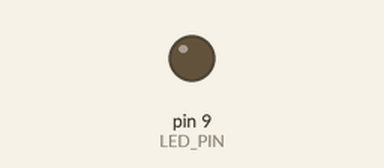
Simulated run of this sketch. Board: Arduino Uno, built with avr-gcc and run on an emulated ATmega328P. Parts: output pins drawn as LEDs (lit = HIGH).

Above: at 0.05 s.
At 1.7 s:
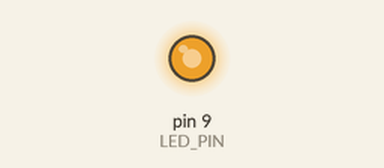
Timing chart, 0 to 7.5 s (numbered marks = the images above):
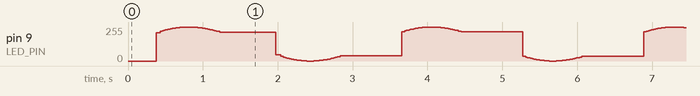

The sketch:

sine_fade.ino
```cpp
const int LED_PIN = 9;

void setup() {
  pinMode(LED_PIN, OUTPUT);
}

void loop() {
  static float angle = .0f;
  static const float angle_dlt = .01f;
  static const float angle_max = 2.0f * PI;

  analogWrite(LED_PIN, round((sin(angle) + 1.0f) * 127.5f));

  angle += angle_dlt;
  if (angle >= angle_max) angle -= angle_max;

  delay(5);
}

float toRad(float deg) {
  return deg * PI / 180.0f;
}

float toDeg(float rad) {
  return rad * 180.0f / PI;
}
```
